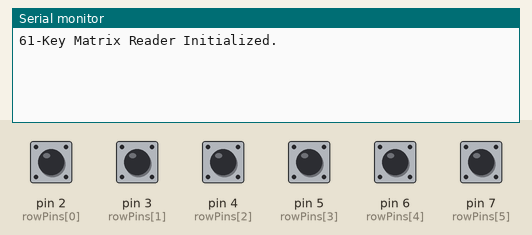
Bench run of a sketch on a simulated Arduino Mega 2560, built with avr-gcc and run on an emulated ATmega2560. Parts: the last lines printed to the serial monitor. Inputs (shaded band) come from the test bench; at power-on: pin 2 (rowPins[0]), pin 3 (rowPins[1]), pin 4 (rowPins[2]), pin 5 (rowPins[3]), pin 6 (rowPins[4]), pin 7 (rowPins[5]) HIGH.

Above: at 1.2 s.
1.3 s: pin 2 (rowPins[0]) pulled LOW for 0.15 s
At 2.1 s:
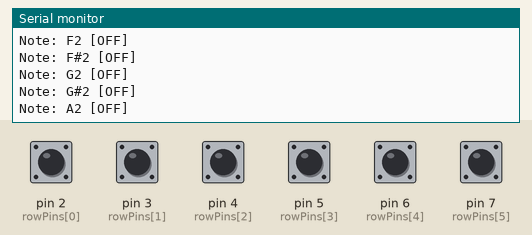
2.9 s: pin 3 (rowPins[1]) pulled LOW for 0.15 s
At 3.04 s:
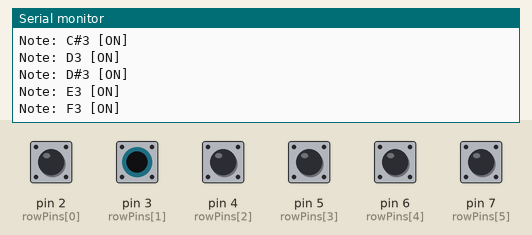
4.5 s: pin 4 (rowPins[2]) pulled LOW for 0.15 s
At 5.8 s:
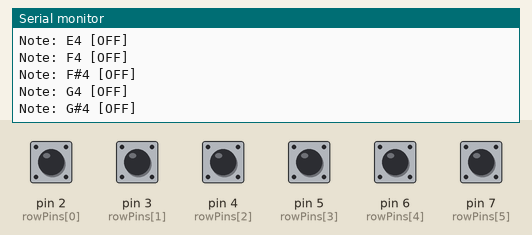
6.1 s: pin 5 (rowPins[3]) pulled LOW for 0.15 s
At 7.0 s:
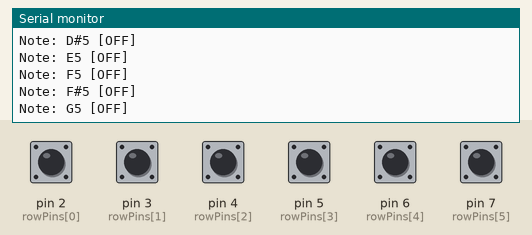
7.7 s: pin 6 (rowPins[4]) pulled LOW for 0.15 s
At 8.2 s:
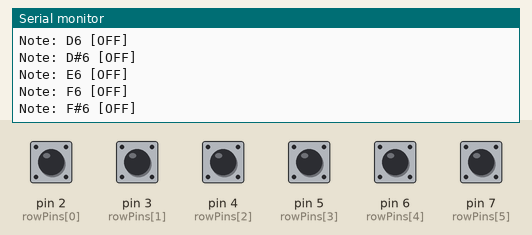
9.3 s: pin 7 (rowPins[5]) pulled LOW for 0.15 s
At 10.4 s:
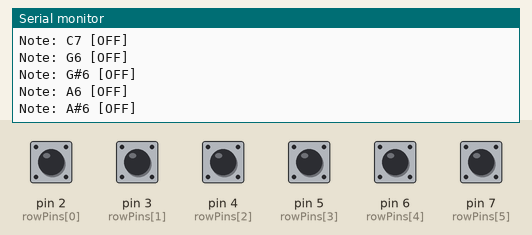

Measured:
- after the input at 1.3 s, the serial monitor: prints a new line at once (image 1)
- after the input at 2.9 s, the serial monitor: prints a new line at once (image 2)
- after the input at 4.5 s, the serial monitor: prints a new line at once (image 3)
- after the input at 6.1 s, the serial monitor: prints a new line at once (image 4)
- after the input at 7.7 s, the serial monitor: prints a new line at once (image 5)
- after the input at 9.3 s, the serial monitor: prints a new line at once (image 6)

The sketch:

61_note_keyboard_6by11_ribbon.ino
```cpp
// --- Configuration Constants ---
const byte NUM_ROWS = 6;
const byte NUM_COLS = 11;
const byte TOTAL_KEYS = 61;
const byte START_MIDI_NOTE = 36; // C2 on standard keyboards

// --- Pin Assignments ---
const byte rowPins[NUM_ROWS] = {2, 3, 4, 5, 6, 7};
const byte colPins[NUM_COLS] = {23, 25, 27, 29, 31, 33, 35, 37, 39, 41, 43};

// --- State Tracking Arrays ---
bool keyState[NUM_ROWS][NUM_COLS];     // Current debounced state (true = pressed)
bool lastKeyState[NUM_ROWS][NUM_COLS]; // History state from previous scan cycle

// Array of text labels for the 12 chromatic scale notes
const char* noteNames[] = {"C", "C#", "D", "D#", "E", "F", "F#", "G", "G#", "A", "A#", "B"};

void setup() {
  // Use 115200 for readable text output in the Arduino Serial Monitor
  Serial.begin(115200);
  while (!Serial) { ; } // Wait for serial port to connect (needed for native USB boards)
  Serial.println("61-Key Matrix Reader Initialized.");

  // Configure Rows as Inputs with internal Pull-up Resistors
  for (byte r = 0; r < NUM_ROWS; r++) {
    pinMode(rowPins[r], INPUT_PULLUP);
  }

  // Configure Columns as Outputs and set them HIGH idle
  for (byte c = 0; c < NUM_COLS; c++) {
    pinMode(colPins[c], OUTPUT);
    digitalWrite(colPins[c], HIGH);
  }

  // Zero-out our tracking matrix variables
  for (byte r = 0; r < NUM_ROWS; r++) {
    for (byte c = 0; c < NUM_COLS; c++) {
      keyState[r][c] = false;
      lastKeyState[r][c] = false;
    }
  }
}

void loop() {
  scanMatrix();
  checkStateChanges();
  delay(1); // Small delay to handle fundamental mechanical contact bounce
}

// Sequentially drives columns LOW and reads the resulting row inputs
void scanMatrix() {
  for (byte c = 0; c < NUM_COLS; c++) {
    digitalWrite(colPins[c], LOW); // Activate target column

    // Tiny settling delay for capacitance on long matrix ribbon cables
    delayMicroseconds(10);

    for (byte r = 0; r < NUM_ROWS; r++) {
      // A LOW state read means the key switch is actively closed/pressed
      keyState[r][c] = (digitalRead(rowPins[r]) == LOW);
    }

    digitalWrite(colPins[c], HIGH); // Deactivate column
  }
}

// Evaluates current vs past state to trigger precise Text/Serial events
void checkStateChanges() {
  for (byte r = 0; r < NUM_ROWS; r++) {
    for (byte c = 0; c < NUM_COLS; c++) {

      // Calculate active sequential key position inside the 6x11 grid
      int keyIndex = (r * NUM_COLS) + c;

      // Ignore calculation overflow beyond the physical 61-key construction limit
      if (keyIndex >= TOTAL_KEYS) continue;

      // Map key position directly to consecutive MIDI Note Numbers
      byte midiNote = START_MIDI_NOTE + keyIndex;

      // Condition A: Key newly pressed down
      if (keyState[r][c] == true && lastKeyState[r][c] == false) {
        printNoteEvent(midiNote, true);
        lastKeyState[r][c] = true;
      }
      // Condition B: Key newly released
      else if (keyState[r][c] == false && lastKeyState[r][c] == true) {
        printNoteEvent(midiNote, false);
        lastKeyState[r][c] = false;
      }

    }
  }
}

// Decodes MIDI number into Note name + Octave and prints to Serial Monitor
void printNoteEvent(byte midiNote, bool isPressed) {
  // Calculate index (0-11) within the chromatic octave scale
  int noteIndex = midiNote % 12;

  // Calculate the specific mathematical octave number
  int octave = (midiNote / 12) - 1;

  // Format and send text string over serial link
  Serial.print("Note: ");
  Serial.print(noteNames[noteIndex]);
  Serial.print(octave);

  if (isPressed) {
    Serial.println(" [ON]");
  } else {
    Serial.println(" [OFF]");
  }
}
```
